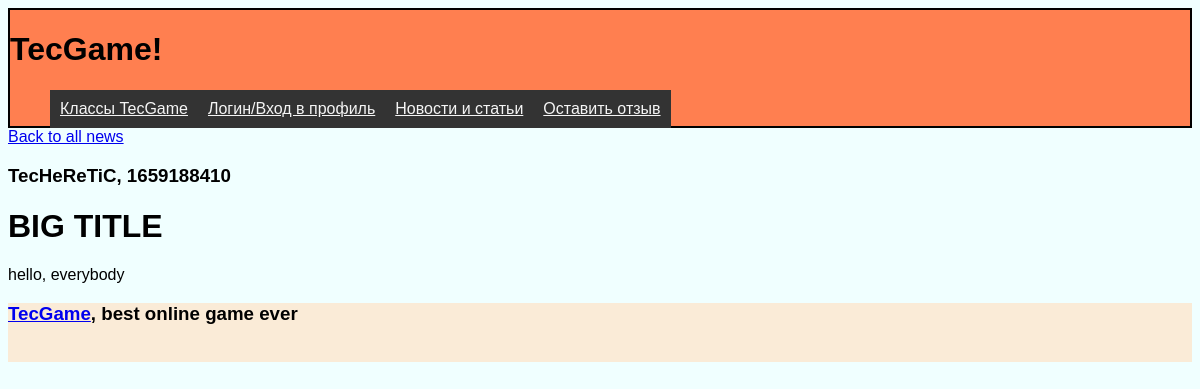
/news/Big Title (signed in), run on the app's committed database.
### tables this page shows
CREATE TABLE posts (id INTEGER PRIMARY KEY AUTOINCREMENT, title TEXT (100) UNIQUE NOT NULL, content TEXT (600) NOT NULL, author TEXT (50) NOT NULL, time_posted INTEGER NOT NULL, views INTEGER DEFAULT (0), time_format TEXT);

### main.py (the view)
@app.route('/news/<title>')
@login_required
def show_article(title):
    dbase = DataBase(get_db())
    article = dbase.getNews(title=title)
    if not article:
        abort(404)
    if 'articles_visits' not in session:
        session['articles_visits'] = {}
    if current_user.is_authenticated:
        if title not in session['articles_visits']:
            session['articles_visits'][title] = [current_user.name]
            session.modified = True
            dbase.viewNews(title)
        elif current_user.name not in session['articles_visits'][title]:
            session['articles_visits'][title].append(current_user.name)
            session.modified = True
            dbase.viewNews(title)
    print(session['articles_visits'])
    return render_template('article_text.html', article=article)

### app.py (called while the page is built)
def connect_db() -> sqlite3.Connection:
    conn = sqlite3.connect(DATABASE)
    conn.row_factory = sqlite3.Row
    return conn

### main.py (called while the page is built)
@login_manager.user_loader
def load_user(user_id):
    return UserLogin().fromDB(user_id, dbase)

@app.before_first_request
def get_db() -> sqlite3.Connection:
    if not hasattr(g, 'link_db'):
        g.link_db = connect_db()
    return g.link_db

@app.before_request
def get_dbase():
    global dbase
    dbase = DataBase(get_db())

### scripts/DataBase.py (called while the page is built)
    def getData(self, request, data: list | tuple = (), fetch='all') -> list[dict]:
        try:
            self.__curs.execute(request, data)
            if fetch == 'all':
                res = self.__curs.fetchall()
            else:
                res = self.__curs.fetchone()
            return res
        except Exception as e:
            print(e)
        return []

    def updateData(self, request, data: list | tuple = ()):
        try:
            self.__curs.execute(request, data)
            self.__db.commit()
            return 'Successfully modified'
        except Exception as e:
            print(e)
            return e

    def getNews(self, title=None) -> list[dict]:
        if not title:
            request = f'''SELECT * FROM posts
                          ORDER BY time_posted DESC  '''
        else:
            request = f'''SELECT * FROM posts
                        WHERE title = (?)
                            ORDER BY time_posted DESC '''
        return self.getData(request, (title,) if title else (),
                            'all' if not title else 'one')

    def viewNews(self, title):
        request = '''UPDATE posts
        SET views = views + 1
        WHERE title = (?)'''
        return self.updateData(request, (title,))

    def getUserbyId(self, id):
        request = '''SELECT * FROM users
                    WHERE id = (?)'''
        return self.getData(request, (id,), fetch='one')

### scripts/UserLogin.py (called while the page is built)
    def fromDB(self, username, db: DataBase) -> 'UserLogin':
        self.__user = db.getUserbyId(username)
        return self

    @property
    def name(self):
        return self.__user['name'] if self.__user else 'No name'

### templates/article_text.html (shortened to what this page needs)
{% extends 'home_page.html' %}
{% block content %}
    <a class="back" href="{{ url_for('news_list') }}">Back to all news</a>
    <h3 class="title"> {{ article.author }}, {{ article.time_posted }}</h3>
    <p class="text"> {{ article.content | safe }}</p>
{% endblock %}

### static/css/main_appear.css (style rules this page uses)
body { font-family: sans-serif; background: azure; }

### data on the page
posts: author "TecHeReTiC", time_posted "1659188410", content "BIG TITLE hello, everybody"
